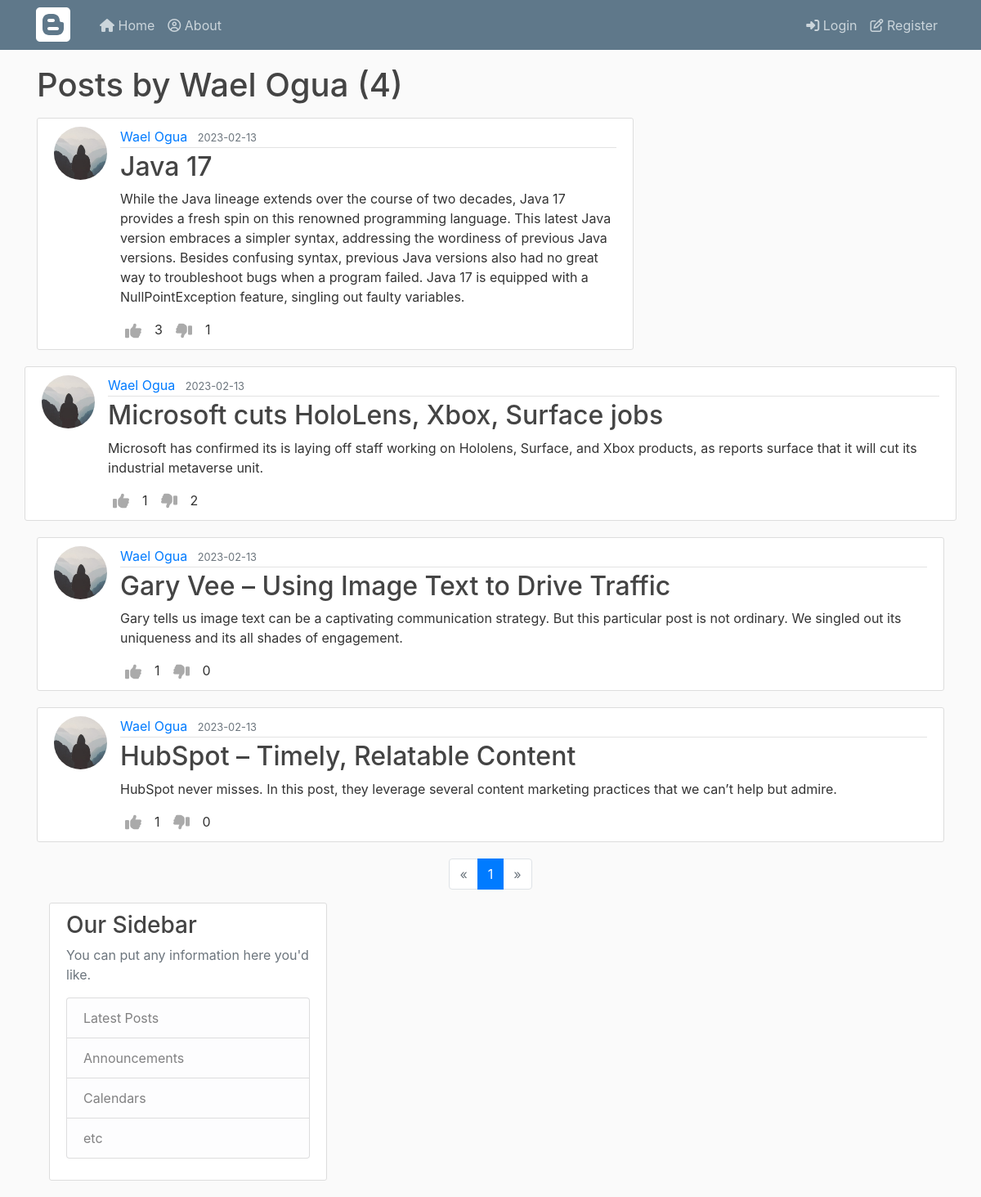
The app's page /post/Wael Ogua with its own data.
### flaskblog/models.py (models this page shows, shortened)
class User(db.Model, UserMixin, AnonymousUserMixin):
    id = db.Column(db.Integer, primary_key=True)
    username = db.Column(db.String(100), unique=True, nullable=False)
    email = db.Column(db.String(100), unique=True, nullable=False)
    image_file = db.Column(db.String(100), nullable=False, default='default.jpg')
    password = db.Column(db.String(100), nullable=False)
    joined_at = db.Column(db.DateTime(timezone=True), default=datetime.utcnow)
    posts = db.relationship('Post', backref='author', lazy=True)
    votes = db.relationship('Votes', backref='voter', lazy=True)

class Post(db.Model):
    id = db.Column(db.Integer, primary_key=True)
    title = db.Column(db.String(100), unique=True, nullable=False)
    date_posted = db.Column(db.DateTime(timezone=True), default=datetime.utcnow)
    content = db.Column(db.Text, nullable=False)
    user_id = db.Column(db.Integer, db.ForeignKey('user.id'), nullable=False)
    votes = db.relationship('Votes', backref='post', lazy=True)

### flaskblog/posts/routes.py (the view)
@posts.route('/post/<string:username>', methods=['GET', 'POST'])
def user_posts(username):
    page = request.args.get('page', 1, type=int)
    user = User.query.filter_by(username=username).first_or_404()
    posts = Post.query.filter_by(user_id=user.id).order_by(Post.date_posted.desc()).paginate(page=page, per_page=5)
    likes = get_likes()
    dislikes = get_dislikes()
    return render_template('user_posts.html', title=f'{username}\'s posts', posts=posts, user=user, likes=likes, dislikes=dislikes)

### flaskblog/users/utils.py (called while the page is built)
def get_likes():
    likes = {
        'liked_posts': {},
        'button_status': {}
    }
    votes = Votes.query.filter(Votes.like == 1)
    for vote in votes:
        likes['liked_posts'][vote.id] = vote.post_id
        if current_user.is_authenticated and current_user.id == vote.user_id:
            likes['button_status'][vote.post_id] = True
    total_votes = Counter(likes['liked_posts'].values())
    return total_votes, likes['button_status']

def get_dislikes():
    dislikes = {
        'disliked_posts': {},
        'button_status': {}
    }
    votes = Votes.query.filter(Votes.dislike == 1)
    for vote in votes:
        dislikes['disliked_posts'][vote.id] = vote.post_id
        if current_user.is_authenticated and current_user.id == vote.user_id:
            dislikes['button_status'][vote.post_id] = True
    total_votes = Counter(dislikes['disliked_posts'].values())
    return total_votes, dislikes['button_status']

### flaskblog/templates/user_posts.html (shortened to what this page needs)
{% extends "layout.html" %}
{% block content %}
    <h1 class="mb-3">Posts by {{ user.username }} ({{ posts.total }})</h1>
    {% for post in posts %}
        <article class="media content-section">
          <img class="rounded-circle article-img" src="{{ url_for('static', filename='profile_images/' + post.author.image_file) }}">
          <div class="media-body">
            <div class="article-metadata">
              <a class="mr-2" href="{{ url_for('posts.user_posts', username=post.author.username) }}">{{ post.author.username }}</a>
              <small class="text-muted">{{ post.date_posted.strftime('%Y-%m-%d') }}</small>
            </div>
            <h2><a class="article-title" href="{{ url_for('posts.post', post_id=post.id) }}">{{ post.title }}</a></h2>
            <p class="article-content">{{ post.content }}</p>
            <div class="features">
              <button class="btn_like" id="green_{{post.id}}" type="submit"><i class="fa fa-thumbs-up fa-lg" aria-hidden="true"></i></button>
              <span id="likes_{{post.id}}">{{ likes[0][post.id] }}</span>
              <button class="btn_dislike" id="red_{{post.id}}" type="submit"><i id="thumbs-down" class="fa fa-thumbs-down fa-lg" aria-hidden="true"></i></button>
              <span id="dislikes_{{ post.id }}">{{ dislikes[0][post.id] }}</span>
            </div>
          </div>
          </div>
        </article>
    {% endfor %}
    <nav aria-label="Page navigation example">
      <ul class="pagination justify-content-center">
        {% if posts.page > 1 %}
          <li class="page-item">
            <a class="page-link" href="{{ url_for('posts.user_posts', username=user.username, page=posts.page -1) }}" aria-label="Previous">
              <span aria-hidden="true">&laquo;</span>
              <span class="sr-only">Previous</span>
            </a>
          </li>
        {% else %}
          <li class="page-item disabled">
            <a class="page-link" href="#" aria-label="Previous">
              <span aria-hidden="true">&laquo;</span>
            </a>
          </li>
        {% endif %}
        {% for page in posts.iter_pages() %}
          {% if page == posts.page %}
            <li class="page-item active">
                <a class="page-link" href="{{ url_for('posts.user_posts', username=user.username, page=page) }}">{{page}}</a>
            </li>
          {% else %}
            <li class="page-item ">
              <a class="page-link" href="{{ url_for('posts.user_posts', username=user.username, page=page) }}">{{page}}</a>
            </li>
          {% endif %}
        {% endfor %}
        {% if posts.page  < posts.pages %}
          <li class="page-item">
            <a class="page-link" href="{{ url_for('posts.user_posts', username=user.username, page=posts.page+1) }}" aria-label="Next">
              <span aria-hidden="true">&raquo;</span>
              <span class="sr-only">Next</span>
            </a>
          </li>
        {% else %}
          <li class="page-item disabled">
            <a class="page-link" href="#" aria-label="Next">
              <span aria-hidden="true">&raquo;</span>
            </a>
          </li>
        {% endif %}
      </ul>
    </nav>
{% endblock content %}

### flaskblog/static/main.css (style rules this page uses)
body { background: #fafafa; color: #333333; margin-top: 5rem; }
h1, h2, h3, h4, h5, h6 { color: #444444; }
.content-section { background: #ffffff; padding: 10px 20px; border: 1px solid #dddddd; border-radius: 3px; margin-bottom: 20px; }
.article-title { color: #444444; }
.article-content { white-space: pre-line; }
.article-img { height: 65px; width: 65px; margin-right: 16px; }
.article-metadata { padding-bottom: 1px; margin-bottom: 4px; border-bottom: 1px solid #e3e3e3 }
.btn_like, .btn_dislike { color: #AAA; background-color: #ffffff; border: none; box-shadow: none; }
.features { display: flex; gap: 10px; }
#thumbs-down { transform: scaleX(-1); margin-top: 10px; }

### records on screen
User: username "Wael Ogua"
Post: image_file (placeholder picture), author.username "Wael Ogua", date_posted "2023-02-13", title "Java 17", content "While the Java lineage extends over the course of two decades, Java 17 provides a fresh spin on this renowned programming language. This latest Java version embraces a simpler syntax, addressing the wordiness of previous Java versions. Besides confusing syntax, previous Java versions also had no great way to troubleshoot bugs when a program failed. Java 17 is equipped with a NullPointException feature, singling out faulty variables.", user "3", dislikes "1"
Post: image_file (placeholder picture), author.username "Wael Ogua", date_posted "2023-02-13", title "Microsoft cuts HoloLens, Xbox, Surface jobs", content "Microsoft has confirmed its is laying off staff working on Hololens, Surface, and Xbox products, as reports surface that it will cut its industrial metaverse unit.", likes "1", dislikes "2"
Post: image_file (placeholder picture), author.username "Wael Ogua", date_posted "2023-02-13", title "Gary Vee – Using Image Text to Drive Traffic", content "Gary tells us image text can be a captivating communication strategy. But this particular post is not ordinary. We singled out its uniqueness and its all shades of engagement.", likes "1", dislikes "0"
Post: image_file (placeholder picture), author.username "Wael Ogua", date_posted "2023-02-13", title "HubSpot – Timely, Relatable Content", content "HubSpot never misses. In this post, they leverage several content marketing practices that we can’t help but admire.", likes "1", dislikes "0"

### other values on screen
{{ posts.total }} "4"
{{ page }} "1"
